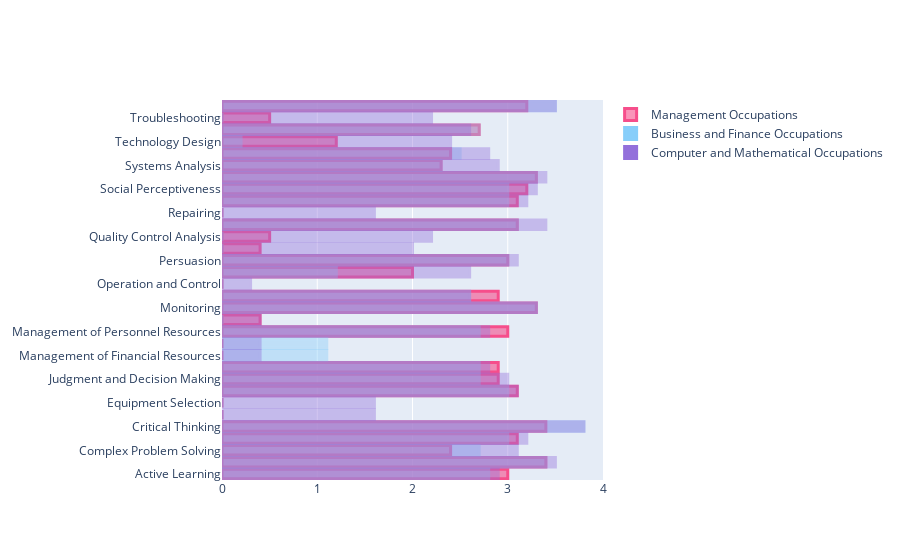

The cell this chart's notebook holds for it:
### Markdown cell above
## Plot the Skills Importance for 3 Major Occupational Groups

### Code cell
import plotly.express as px
import plotly.graph_objects as go

figy = list(skills_occ_importance.columns.values)
figx = skills_occ_importance.iloc[0, 0:]
figx = figx.tolist()

figx2 = skills_occ_importance.iloc[1, 0:]
figx2 = figx2.tolist()

figx3 = skills_occ_importance.iloc[2, 0:]
figx3 = figx3.tolist()

fig = go.Figure()
fig.add_trace(go.Bar(
    y= figy,
    x= figx,
    name='Management Occupations',
    orientation='h',
    marker=dict(
        color='rgba(246, 78, 139, 0.6)',
        line=dict(color='rgba(246, 78, 139, 1.0)', width=3)
    )
))
fig.add_trace(go.Bar(
    y= figy,
    x= figx2,
    name='Business and Finance Occupations',
    orientation='h',
    marker=dict(
        color='LightSkyBlue', opacity = .4,
        line=dict(color='LightSkyBlue', width=3)
    )
))
fig.add_trace(go.Bar(
    y= figy,
    x= figx3,
    name='Computer and Mathematical Occupations',
    orientation='h',
    marker=dict(
        color='MediumPurple', opacity = .4,
        line=dict(color='MediumPurple', width=3)
    )
))

fig.update_layout(barmode='overlay')
fig.show()

### Figure 1 — Plotly figure (JSON) as saved in the notebook; plotly's stock layout.template omitted (floating-point values rounded to 4 significant figures)
{"data": [{"marker": {"color": "rgba(246, 78, 139, 0.6)", "line": {"color": "rgba(246, 78, 139, 1.0)", "width": 3}}, "name": "Management Occupations", "orientation": "h", "type": "bar", "x": [3, 3.4, 2.4, 3.1, 3.4, 0, 0, 3.1, 2.9, 2.9, 0, 0, 3, 0.4, 3.3, 2.9, 0, 2, 3, 0.4, 0.5, 3.1, 0, 3.1, 3.2, 3.3, 2.3, 2.4, 1.2, 2.7, 0.5, 3.2], "y": ["Active Learning", "Active Listening", "Complex Problem Solving", "Coordination", "Critical Thinking", "Equipment Maintenance", "Equipment Selection", "Instructing", "Judgment and Decision Making", "Learning Strategies", "Management of Financial Resources", "Management of Material Resources", "Management of Personnel Resources", "Mathematics", "Monitoring", "Negotiation", "Operation and Control", "Operations Monitoring", "Persuasion", "Programming", "Quality Control Analysis", "Reading Comprehension", "Repairing", "Service Orientation", "Social Perceptiveness", "Speaking", "Systems Analysis", "Systems Evaluation", "Technology Design", "Time Management", "Troubleshooting", "Writing"]}, {"marker": {"color": "LightSkyBlue", "line": {"color": "LightSkyBlue", "width": 3}, "opacity": 0.4}, "name": "Business and Finance Occupations", "orientation": "h", "type": "bar", "x": [2.8, 3.4, 2.7, 3, 3.8, 0, 0, 3, 2.7, 2.7, 1.1, 1.1, 2.7, 0, 3.3, 2.6, 0, 1.2, 3, 0, 0, 3.1, 0, 3, 3, 3.3, 2.3, 2.5, 0.2, 2.7, 0, 3.5], "y": ["Active Learning", "Active Listening", "Complex Problem Solving", "Coordination", "Critical Thinking", "Equipment Maintenance", "Equipment Selection", "Instructing", "Judgment and Decision Making", "Learning Strategies", "Management of Financial Resources", "Management of Material Resources", "Management of Personnel Resources", "Mathematics", "Monitoring", "Negotiation", "Operation and Control", "Operations Monitoring", "Persuasion", "Programming", "Quality Control Analysis", "Reading Comprehension", "Repairing", "Service Orientation", "Social Perceptiveness", "Speaking", "Systems Analysis", "Systems Evaluation", "Technology Design", "Time Management", "Troubleshooting", "Writing"]}, {"marker": {"color": "MediumPurple", "line": {"color": "MediumPurple", "width": 3}, "opacity": 0.4}, "name": "Computer and Mathematical Occupations", "orientation": "h", "type": "bar", "x": [2.9, 3.5, 3.1, 3.2, 3.8, 1.6, 1.6, 3.1, 3, 2.8, 0.4, 0.4, 2.8, 0.4, 3.3, 2.6, 0.3, 2.6, 3.1, 2, 2.2, 3.4, 1.6, 3.2, 3.3, 3.4, 2.9, 2.8, 2.4, 2.6, 2.2, 3.5], "y": ["Active Learning", "Active Listening", "Complex Problem Solving", "Coordination", "Critical Thinking", "Equipment Maintenance", "Equipment Selection", "Instructing", "Judgment and Decision Making", "Learning Strategies", "Management of Financial Resources", "Management of Material Resources", "Management of Personnel Resources", "Mathematics", "Monitoring", "Negotiation", "Operation and Control", "Operations Monitoring", "Persuasion", "Programming", "Quality Control Analysis", "Reading Comprehension", "Repairing", "Service Orientation", "Social Perceptiveness", "Speaking", "Systems Analysis", "Systems Evaluation", "Technology Design", "Time Management", "Troubleshooting", "Writing"]}], "layout": {"autosize": true, "barmode": "overlay", "xaxis": {"autorange": true, "range": [0, 4], "type": "linear"}, "yaxis": {"autorange": true, "range": [-0.5, 31.5], "type": "category"}}}
